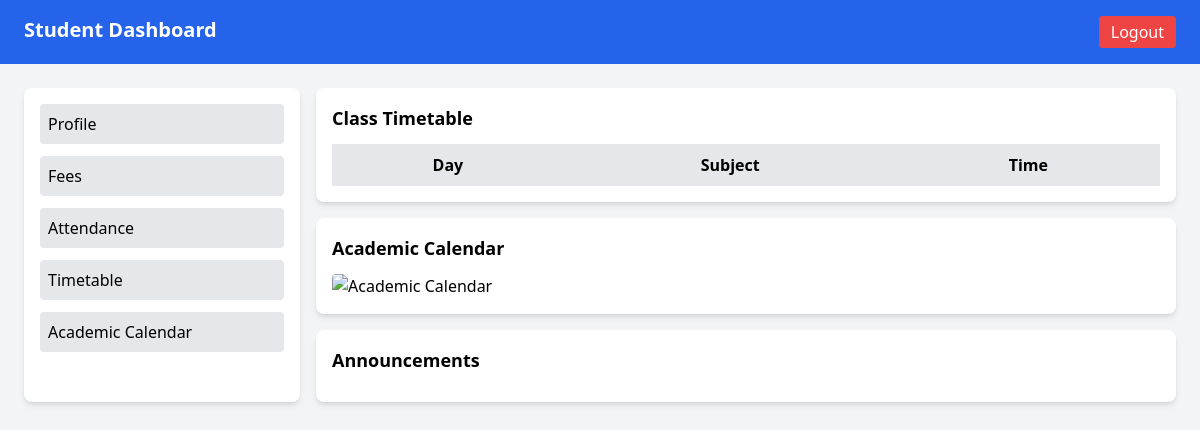
/accounts/dashboard/, run on an earlier commit of the app's database.
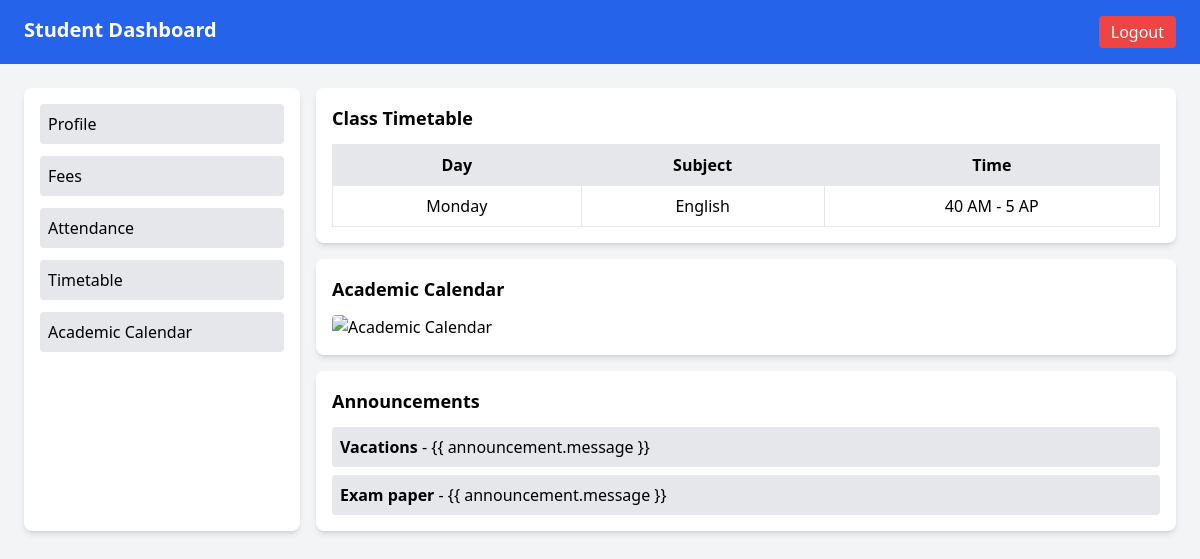
And on a later commit of the database.
### accounts/models.py (models this page shows, shortened)
class Timetable(models.Model):
    day = models.CharField(max_length=10, choices=[
        ('Monday', 'Monday'),
        ('Tuesday', 'Tuesday'),
        ('Wednesday', 'Wednesday'),
        ('Thursday', 'Thursday'),
        ('Friday', 'Friday'),
        ('Saturday', 'Saturday'),
    ])
    subject = models.CharField(max_length=100)
    time = models.CharField(max_length=20)

class Announcement(models.Model):
    title = models.CharField(max_length=200)
    message = models.TextField()
    created_at = models.DateTimeField(auto_now_add=True)

### accounts/views.py (the view)
# urls.py: path('dashboard/', views.dashboard, name='student_dashboard'),
def dashboard(request):
    timetable = Timetable.objects.all()
    announcements = Announcement.objects.all()
    return render(request, "accounts/students/student_dashboard.html", {
        "timetable": timetable,
        "announcements": announcements
    })

### templates/accounts/students/student_dashboard.html (shortened to what this page needs)
<!DOCTYPE html>
<html lang="en">
  <head>
    <script src="https://cdn.tailwindcss.com"></script>
  </head>
  <body class="bg-gray-100">
    <nav class="bg-blue-600 text-white p-4">
      <div class="max-w-6xl mx-auto flex justify-between">
        <h1 class="text-xl font-bold">Student Dashboard</h1>
        <a
          href="{% url 'logout' %}"
          class="bg-red-500 px-3 py-1 rounded hover:bg-red-600"
          >Logout</a
        >
      </div>
    </nav>
    <div class="max-w-6xl mx-auto mt-6 grid grid-cols-4 gap-4">
      <aside class="bg-white shadow-md p-4 col-span-1 rounded-lg">
        <ul class="space-y-3">
          <li>
            <a
              href="{% url 'student_profile'}"
              class="block p-2 bg-gray-200 hover:bg-gray-300 rounded"
              >Profile</a
            >
          </li>
          <li>
            <a href="" class="block p-2 bg-gray-200 hover:bg-gray-300 rounded"
              >Fees</a
            >
          </li>
          <li>
            <a href="" class="block p-2 bg-gray-200 hover:bg-gray-300 rounded"
              >Attendance</a
            >
          </li>
          <li>
            <a href="" class="block p-2 bg-gray-200 hover:bg-gray-300 rounded"
              >Timetable</a
            >
          </li>
          <li>
            <a href="" class="block p-2 bg-gray-200 hover:bg-gray-300 rounded"
              >Academic Calendar</a
            >
          </li>
        </ul>
      </aside>
      <main class="col-span-3 space-y-4">
        <section class="bg-white shadow-md p-4 rounded-lg">
          <h2 class="text-lg font-semibold mb-3">Class Timetable</h2>
          <table class="w-full border-collapse border border-gray-300">
            <thead class="bg-gray-200">
              <tr>
                <th class="border px-4 py-2">Day</th>
                <th class="border px-4 py-2">Subject</th>
                <th class="border px-4 py-2">Time</th>
              </tr>
            </thead>
            <tbody>
              {% for entry in timetable %}
              <tr class="text-center">
                <td class="border px-4 py-2">{{ entry.day }}</td>
                <td class="border px-4 py-2">{{ entry.subject }}</td>
                <td class="border px-4 py-2">{{ entry.time }}</td>
              </tr>
              {% endfor %}
            </tbody>
          </table>
        </section>
        <section class="bg-white shadow-md p-4 rounded-lg">
          <h2 class="text-lg font-semibold mb-3">Academic Calendar</h2>
          <img
            src="{{ student.academic_calendar.url }}"
            alt="Academic Calendar"
            class="w-full rounded"
          />
        </section>
        <section class="bg-white shadow-md p-4 rounded-lg">
          <h2 class="text-lg font-semibold mb-3">Announcements</h2>
          <ul class="space-y-2">
            {% for announcement in announcements %}
            <li class="bg-gray-200 p-2 rounded">
              <strong>{{ announcement.title }}</strong> - {{
              announcement.message }}
            </li>
            {% endfor %}
          </ul>
        </section>
      </main>
    </div>
  </body>
</html>

What changed in the data, as far as the page shows it:
added Timetable: day "Monday", subject "English", time "40 AM - 5 AP"
added Announcement: title "Vacations"
added Announcement: title "Exam paper"
